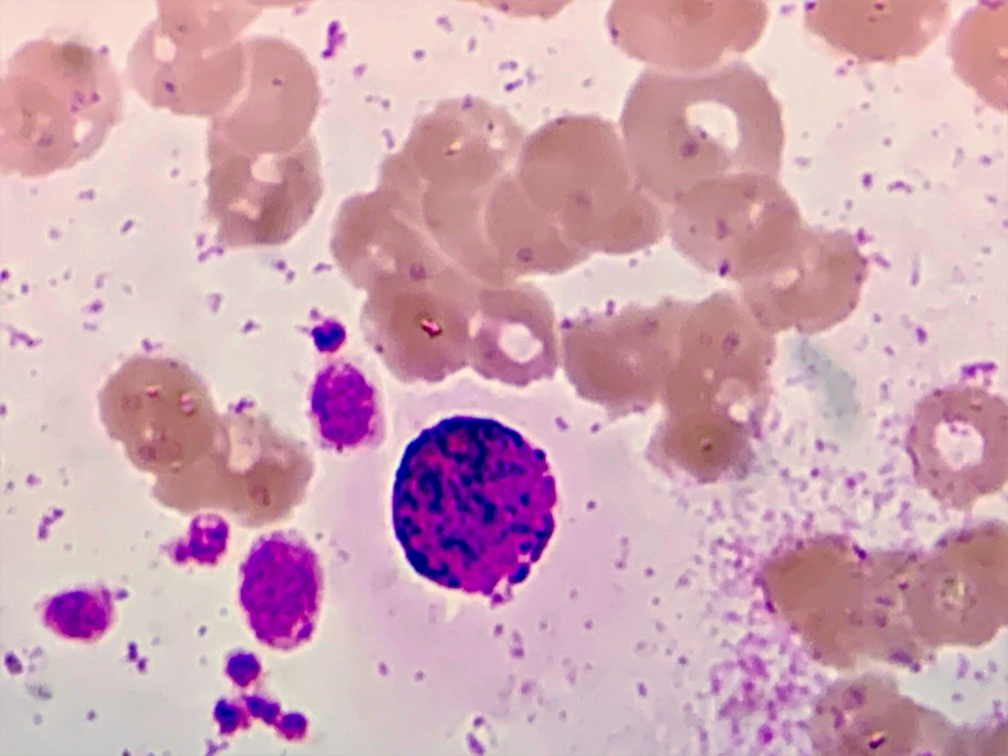
#> input picture BASOPHILS/IMG_2799.jpg, 4032 x 3024 px, found by its file name (shown at 1/4 size)
$ python test.py
#> lines starting #> are read from the running program, lines starting #| are printed output that depends on the picture; after the words box and inside, x2 and y2 are one past the last pixel; in counts of white or black regions, pixels touching at a corner belong together
import numpy as np
import cv2 as cv
from matplotlib import pyplot as plt


img = cv.imread('IMG_2799.jpg')
#> img is the input picture: shape (3024, 4032, 3); mean B, G, R 180, 166.1, 207.2

print(img.shape)
#| (3024, 4032, 3)
img = cv.resize(img,(400, 300), cv.INTER_AREA)
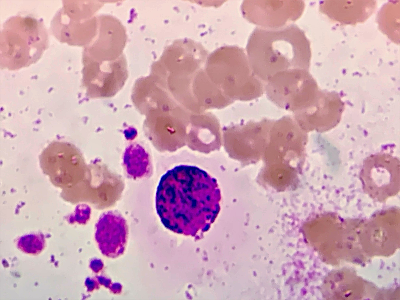
#> img: shape (300, 400, 3); mean B, G, R 179.9, 166.1, 207.2

# Convert BGR to HSV
hsv = cv.cvtColor(img, cv.COLOR_BGR2HSV)
#> hsv: shape (300, 400, 3); mean H, S, V 103.2, 59.7, 209.4
# define range of blue color in HSV
lower_blue = np.array([100,20,20])
upper_blue = np.array([300,255,255])
# Threshold the HSV image to get only blue colors
mask = cv.inRange(hsv, lower_blue, upper_blue)
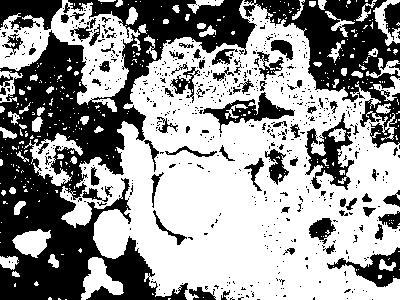
#> mask: shape (300, 400); 58.5% white; 636 black regions (557 under 20 px), largest, box (x1, y1, x2, y2) and area: (0, 0, 257, 300) 28252, (243, 0, 400, 148) 8193, (305, 113, 354, 190) 1488
# Bitwise-AND mask and original image
res = cv.bitwise_and(hsv,hsv, mask= mask)
#> res: shape (300, 400, 3); mean H, S, V 98.1, 44.8, 116.6

plt.figure(figsize=(20, 10))
plt.subplot(121)
plt.imshow(img)

plt.subplot(122)
plt.imshow(mask)


# noise removal
kernel = np.ones((5,5),np.uint8)

opening = cv.morphologyEx(mask,cv.MORPH_OPEN,kernel, iterations = 2)
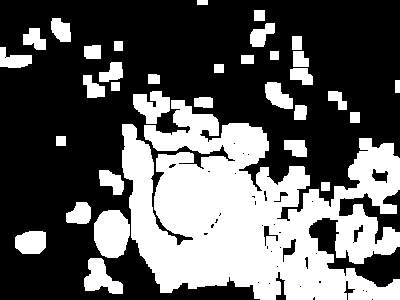
#> opening: shape (300, 400); 36.7% white; 34 white regions, largest, box (x1, y1, x2, y2) and area: (122, 100, 400, 300) 34033, (94, 210, 130, 258) 1396, (84, 258, 123, 294) 804
# sure background area
sure_bg = cv.dilate(opening,kernel,iterations=1)
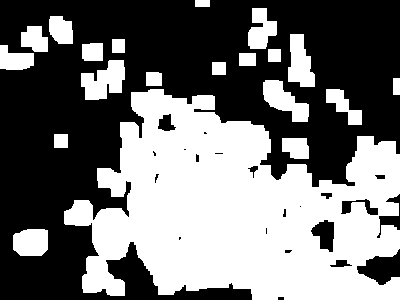
#> sure_bg: shape (300, 400); 45.3% white; 20 white regions, largest, box (x1, y1, x2, y2) and area: (64, 89, 400, 300) 45009, (81, 60, 125, 100) 1169, (263, 80, 309, 122) 1019

plt.figure(figsize=(10,10))
plt.subplot(221)
plt.imshow(img)
plt.subplot(222)
plt.imshow(mask)
plt.subplot(223)
plt.imshow(opening)
plt.subplot(224)
plt.imshow(sure_bg)
plt.show()
#> figure, not shown here; B, G, R data is drawn as R, G, B
#> figure, not shown here; B, G, R data is drawn as R, G, B

$ run again, with BASOPHILS/IMG_2783.jpg copied over BASOPHILS/IMG_2799.jpg
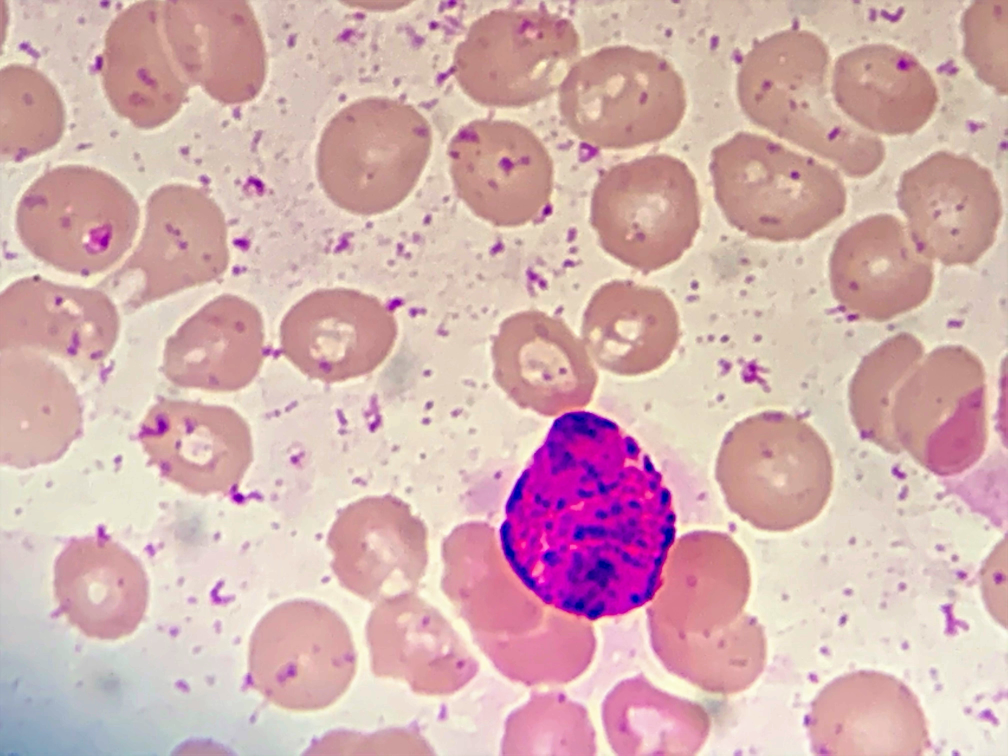
#> input picture BASOPHILS/IMG_2783.jpg, 4032 x 3024 px, found by its file name (shown at 1/4 size)
#> img is the input picture: shape (3024, 4032, 3); mean B, G, R 176.6, 176.1, 212.5
#| (3024, 4032, 3)
#> img: shape (300, 400, 3)
#> hsv: shape (300, 400, 3); mean H, S, V 51.7, 58.5, 213.9
#> `mask = cv.inRange(hsv, lower_blue, upper_blue)`:
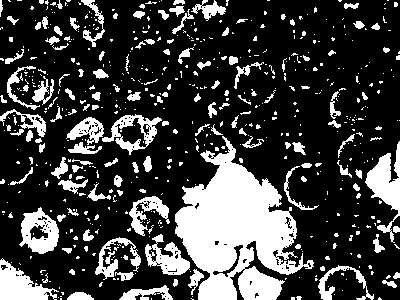
#> mask: shape (300, 400); 25.1% white; 603 white regions (467 under 20 px), largest, box (x1, y1, x2, y2) and area: (175, 136, 314, 300) 11718, (365, 141, 400, 243) 1424, (0, 258, 59, 300) 1246
#> res: shape (300, 400, 3); mean H, S, V 41.5, 24.6, 50.8
#> opening: shape (300, 400); 11.3% white; 14 white regions, largest, box (x1, y1, x2, y2) and area: (176, 156, 289, 271) 8259, (367, 157, 400, 210) 1070, (239, 269, 281, 300) 1029
#> `sure_bg = cv.dilate(opening,kernel,iterations=1)`:
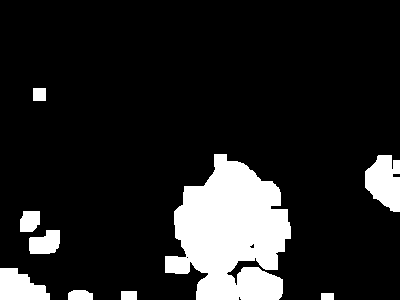
#> sure_bg: shape (300, 400); 13.8% white; 9 white regions, largest, box (x1, y1, x2, y2) and area: (165, 154, 291, 300) 12388, (365, 155, 400, 212) 1471, (0, 268, 50, 300) 1157

$ run again, with BASOPHILS/IMG_2789.jpg copied over BASOPHILS/IMG_2799.jpg
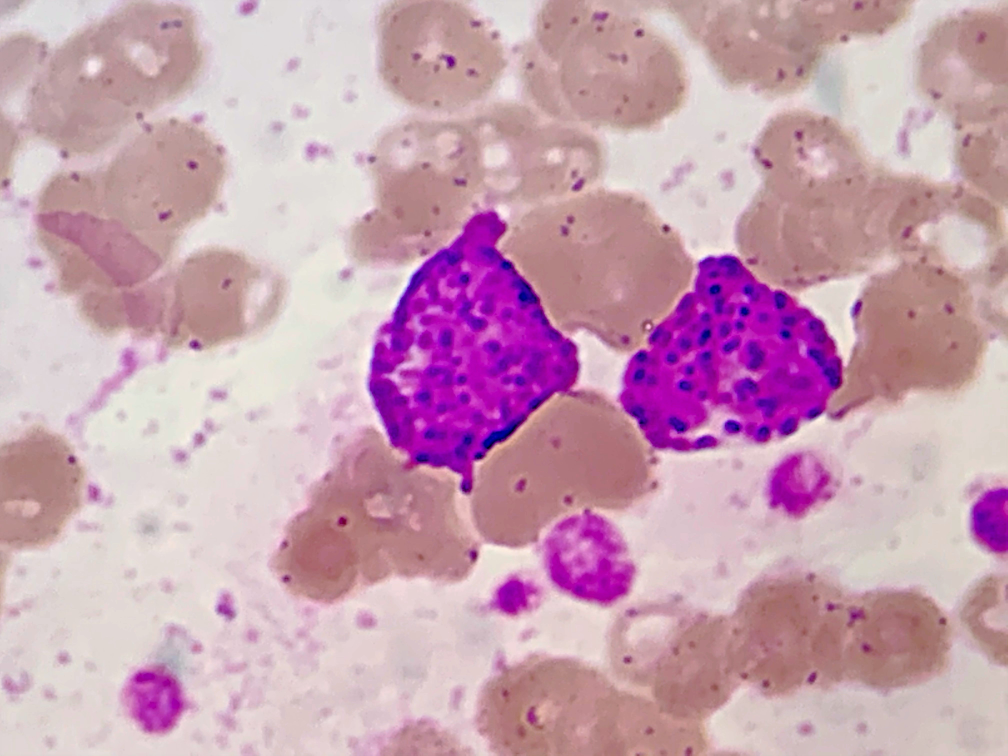
#> input picture BASOPHILS/IMG_2789.jpg, 4032 x 3024 px, found by its file name (shown at 1/4 size)
#> img is the input picture: shape (3024, 4032, 3); mean B, G, R 178.4, 160.3, 200.4
#| (3024, 4032, 3)
#> img: shape (300, 400, 3)
#> hsv: shape (300, 400, 3); mean H, S, V 104, 59.5, 202
#> `mask = cv.inRange(hsv, lower_blue, upper_blue)`:
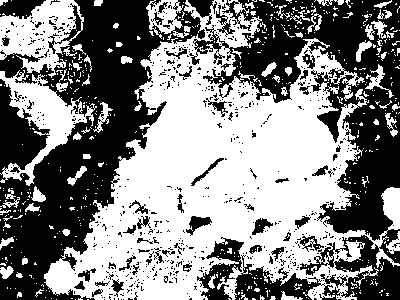
#> mask: shape (300, 400); 52.3% white; 640 black regions (583 under 20 px), largest, box (x1, y1, x2, y2) and area: (0, 0, 205, 300) 26367, (189, 0, 400, 300) 23733, (197, 237, 244, 300) 1251
#> res: shape (300, 400, 3); mean H, S, V 87.8, 45.2, 101.7
#> opening: shape (300, 400); 28.8% white; 15 white regions, largest, box (x1, y1, x2, y2) and area: (76, 74, 340, 292) 27811, (16, 83, 72, 147) 1766, (138, 272, 201, 300) 1208
#> `sure_bg = cv.dilate(opening,kernel,iterations=1)`:
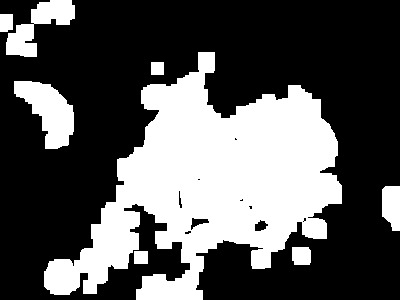
#> sure_bg: shape (300, 400); 34.4% white; 8 white regions, largest, box (x1, y1, x2, y2) and area: (44, 52, 342, 300) 35729, (14, 81, 74, 149) 2276, (6, 0, 75, 57) 1723

$ run again, with BASOPHILS/IMG_2993.jpg copied over BASOPHILS/IMG_2799.jpg
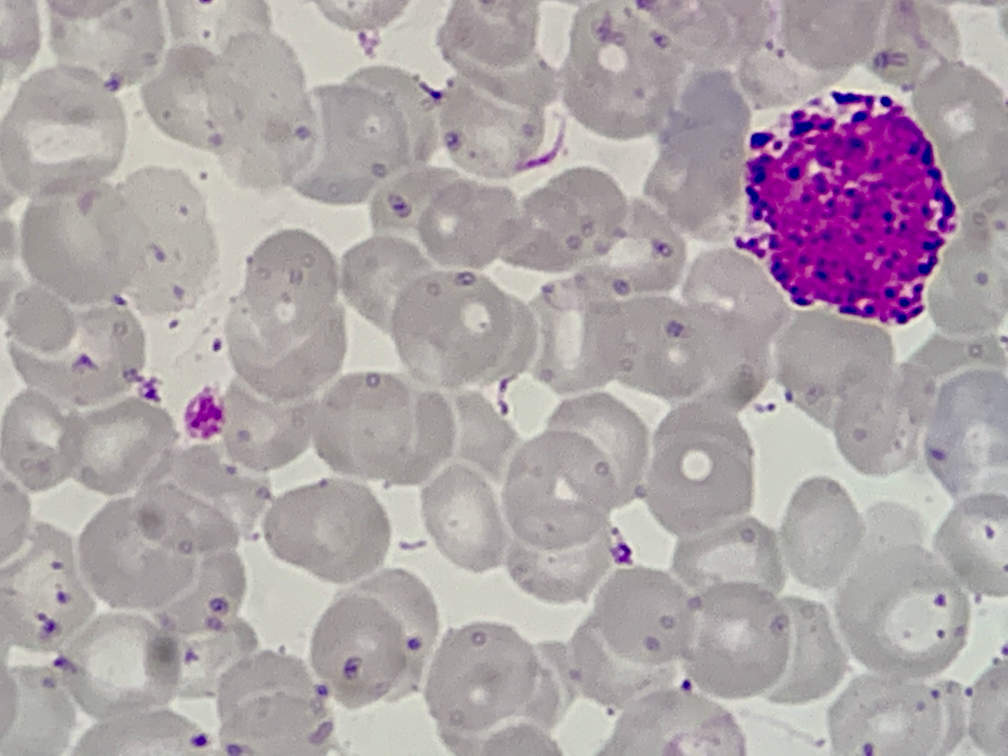
#> input picture BASOPHILS/IMG_2993.jpg, 4032 x 3024 px, found by its file name (shown at 1/4 size)
#> img is the input picture: shape (3024, 4032, 3); mean B, G, R 168.3, 163.6, 173.9
#| (3024, 4032, 3)
#> img: shape (300, 400, 3)
#> hsv: shape (300, 400, 3); mean H, S, V 66.5, 23, 175.2
#> `mask = cv.inRange(hsv, lower_blue, upper_blue)`:
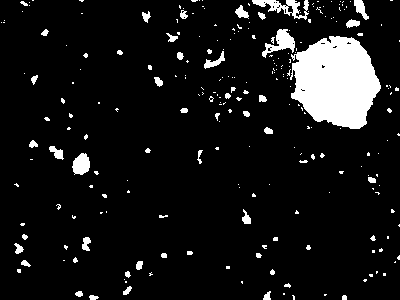
#> mask: shape (300, 400); 8.7% white; 246 white regions (196 under 20 px), largest, box (x1, y1, x2, y2) and area: (290, 36, 381, 129) 6087, (252, 0, 309, 20) 459, (262, 29, 295, 58) 410
#> res: shape (300, 400, 3); mean H, S, V 12.8, 12.5, 13.3
#> opening: shape (300, 400); 5.3% white; 3 white regions, box (x1, y1, x2, y2) and area: (295, 37, 380, 129) 5836, (73, 156, 89, 174) 260, (277, 31, 293, 48) 229
#> `sure_bg = cv.dilate(opening,kernel,iterations=1)`:
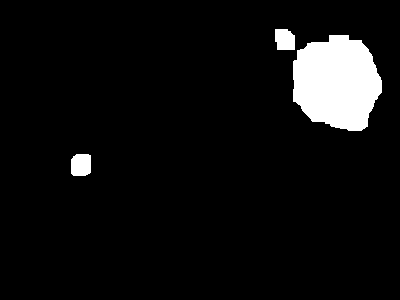
#> sure_bg: shape (300, 400); 6.2% white; 3 white regions, box (x1, y1, x2, y2) and area: (293, 35, 382, 131) 6600, (71, 154, 91, 176) 412, (275, 29, 295, 50) 377
